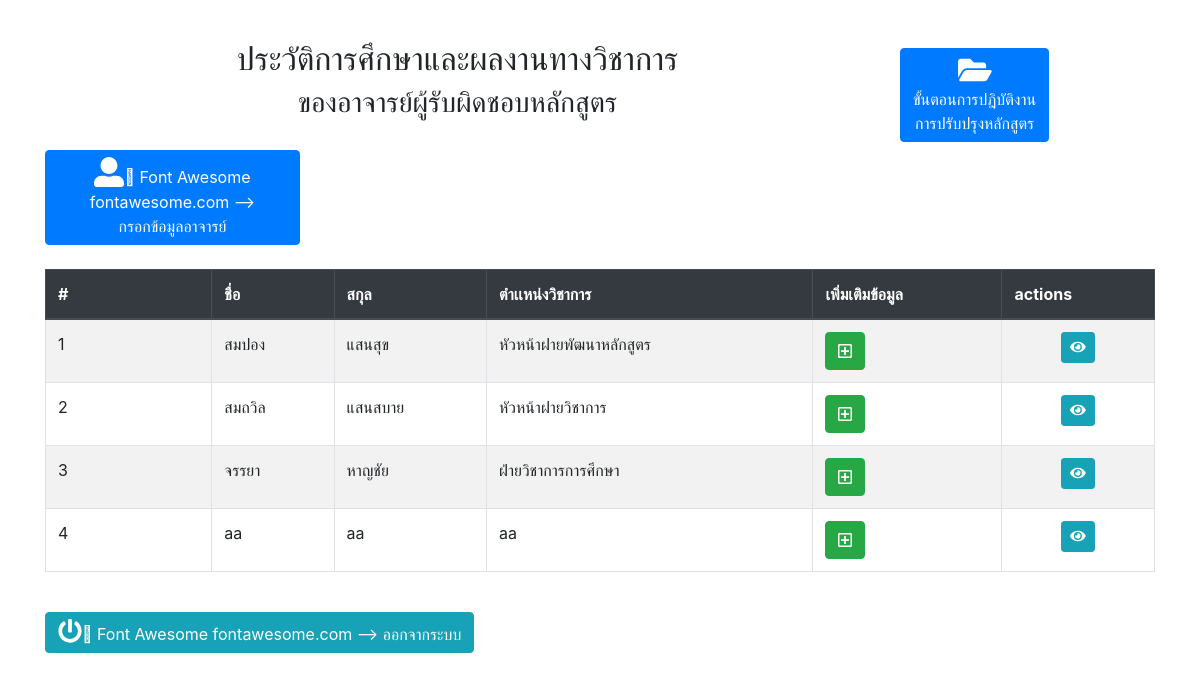
The app's page /data.php with its own data.
### tables this page shows
CREATE TABLE `lecturer` (
  `lec_id` int(8) NOT NULL,
  `fname` varchar(100) NOT NULL,
  `lname` varchar(100) NOT NULL,
  `position` varchar(100) NOT NULL
);

### data.php (the view, shortened to what this page needs)
<!DOCTYPE html>
<html lang="en">
<head>
    <link rel="stylesheet" href="https://maxcdn.bootstrapcdn.com/bootstrap/4.5.2/css/bootstrap.min.css">
    <link rel="stylesheet" href="https://cdn.datatables.net/1.10.22/css/dataTables.bootstrap4.min.css">
    <link rel="stylesheet" href="https://use.fontawesome.com/releases/v5.7.0/css/all.css"
>
</head>
<body>
    <br>
    <div class="container my-3">
        <div class="row">
            <div class="col-md-9">
                <h2 class=" text-center">ประวัติการศึกษาและผลงานทางวิชาการ </h2>
                <h3 class="text-center">ของอาจารย์ผู้รับผิดชอบหลักสูตร</h3>
            </div>
            <div class="col-md-3 mt-2">
                <a href="./operat.php" type="button" class="btn btn-primary" data-toggle="modal2"
                    data-target="#exampleModal2">
                    <i class='fas fa-folder-open'
                        style="font-size:30px; color:while; text-shadow:2px 2px 4px #000000;"></i><Br>
                    ขั้นตอนการปฎิบัติงาน <br> การปรับปรุงหลักสูตร
                </a>
            </div>
            <div class="col-md-3 mt-2">
                <button type="button" class="btn btn-primary" data-toggle="modal" data-target="#exampleModal">
                    <i style="font-size:30px; color:while; text-shadow:2px 2px 4px #000000;" class='
                         fas'>&#xf406;</i><br>
                    กรอกข้อมูลอาจารย์
                </button>
            </div>
        </div><br>
        <table id="example" class="table table-striped table-bordered table-hover table-responsive-sm"
            style="width:100%">
            <thead class="thead-dark">
                <tr>
                    <th>#</th>
                    <th>ชื่อ</th>
                    <th>สกุล</th>
                    <th>ตำเเหน่งวิชาการ</th>
                    <th>เพิ่มเติมข้อมูล</th>
                    <th>actions</th>
                </tr>
            </thead>
            <tbody>
                <?php
                include_once("api/config/connect_db_1.php");
                $sql = "SELECT * FROM lecturer";
                $result = mysqli_query($conn, $sql);
                $i = 1;
                while ($item = mysqli_fetch_assoc($result)) {
                    ?>
                <tr>
                    <td class="" width="15%"><?php echo $i; ?></td>
                    <td><?php echo $item["fname"]; ?></td>
                    <td><?php echo $item["lname"]; ?></td>
                    <td><?php echo $item["position"]; ?></td>
                    <td>
                        <a class="btn btn-success" href="./form.php?lec_id=<?php echo $item["lec_id"]; ?>">
                            <i class="far fa-plus-square"></i>
                        </a>
                    </td>
                    <td class="text-center">
                        <div class="btn-group btn-group-sm">
                            <a class="btn btn-info" href="./view.php?lec_id=<?php echo $item["lec_id"]; ?>">
                                <i class="fa fa-eye"></i>
                            </a>
                        </div>
                    </td>
                </tr>
                <?php
                   $i++;
                }
                 ?>
            </tbody>
        </table>
        <br>
        <a href="index.php" class="btn btn-info" style="color:white"><i style='font-size:24px' class='fas'>&#xf011;</i>
            ออกจากระบบ</a>
    </div>
</body>
</html>

### records on screen
lecturer: fname "สมปอง", lname "แสนสุข", position "หัวหน้าฝายพัฒนาหลักสูตร"
lecturer: fname "สมถวิล", lname "แสนสบาย", position "หัวหน้าฝายวิชาการ"
lecturer: fname "จรรยา", lname "หาญชัย", position "ฝ่ายวิชาการการศึกษา"
lecturer: fname "aa", lname "aa", position "aa"
